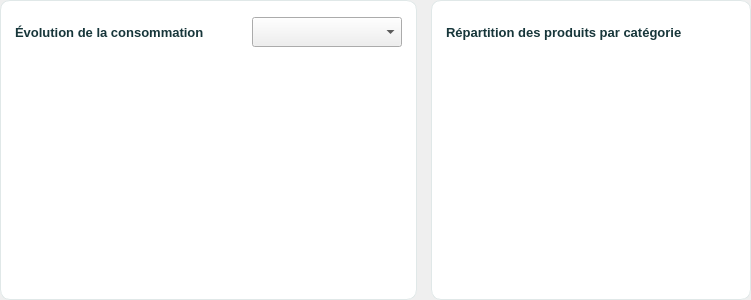
                <widget class="QWidget" name="ligneStatsStock">
                 <layout class="QHBoxLayout" name="layout_ligneStats" stretch="3,2">
                  <property name="spacing">
                   <number>14</number>
                  </property>
                  <property name="leftMargin">
                   <number>0</number>
                  </property>
                  <property name="topMargin">
                   <number>0</number>
                  </property>
                  <property name="rightMargin">
                   <number>0</number>
                  </property>
                  <property name="bottomMargin">
                   <number>0</number>
                  </property>
                  <item>
                   <widget class="QFrame" name="frameGraphiqueStock">
                    <property name="minimumSize">
                     <size>
                      <width>400</width>
                      <height>300</height>
                     </size>
                    </property>
                    <property name="maximumSize">
                     <size>
                      <width>16777215</width>
                      <height>300</height>
                     </size>
                    </property>
                    <property name="styleSheet">
                     <string>.QFrame { background-color:white; border:1px solid #E0E8E8; border-radius:10px; }</string>
                    </property>
                    <layout class="QVBoxLayout" name="layoutGraphique">
                     <property name="spacing">
                      <number>6</number>
                     </property>
                     <property name="leftMargin">
                      <number>14</number>
                     </property>
                     <property name="topMargin">
                      <number>10</number>
                     </property>
                     <property name="rightMargin">
                      <number>14</number>
                     </property>
                     <property name="bottomMargin">
                      <number>10</number>
                     </property>
                     <item>
                      <widget class="QWidget" name="enteteGraphiqueStock">
                       <layout class="QHBoxLayout" name="layout_enteteGraphique">
                        <property name="spacing">
                         <number>8</number>
                        </property>
                        <property name="leftMargin">
                         <number>0</number>
                        </property>
                        <property name="topMargin">
                         <number>0</number>
                        </property>
                        <property name="rightMargin">
                         <number>0</number>
                        </property>
                        <property name="bottomMargin">
                         <number>0</number>
                        </property>
                        <item>
                         <widget class="QLabel" name="lblGraphTitreStock">
                          <property name="styleSheet">
                           <string>color:#17363A; font-size:13px; font-weight:bold;</string>
                          </property>
                          <property name="text">
                           <string>Évolution de la consommation</string>
                          </property>
                         </widget>
                        </item>
                        <item>
                         <spacer name="espaceGraphique">
                          <property name="orientation">
                           <enum>Qt::Horizontal</enum>
                          </property>
                          <property name="sizeHint" stdset="0">
                           <size>
                            <width>40</width>
                            <height>20</height>
                           </size>
                          </property>
                         </spacer>
                        </item>
                        <item>
                         <widget class="QComboBox" name="cmbPeriodeStock">
                          <property name="minimumSize">
                           <size>
                            <width>150</width>
                            <height>30</height>
                           </size>
                          </property>
                          <property name="maximumSize">
                           <size>
                            <width>150</width>
                            <height>30</height>
                           </size>
                          </property>
                          <property name="cursor">
                           <cursorShape>PointingHandCursor</cursorShape>
                          </property>
                          <property name="styleSheet">
                           <string>font-size:11px;</string>
                          </property>
                         </widget>
                        </item>
                       </layout>
                      </widget>
                     </item>
                     <item>
                      <widget class="QWidget" name="widgetGraphiqueStock">
                       <property name="minimumSize">
                        <size>
                         <width>0</width>
                         <height>230</height>
                        </size>
                       </property>
                      </widget>
                     </item>
                    </layout>
                   </widget>
                  </item>
                  <item>
                   <widget class="QFrame" name="frameStat1Stock">
                    <property name="minimumSize">
                     <size>
                      <width>320</width>
                      <height>300</height>
                     </size>
                    </property>
                    <property name="maximumSize">
                     <size>
                      <width>16777215</width>
                      <height>300</height>
                     </size>
                    </property>
                    <property name="styleSheet">
                     <string>.QFrame { background-color:white; border:1px solid #E0E8E8; border-radius:10px; }</string>
                    </property>
                    <layout class="QVBoxLayout" name="layout_frameStat1">
                     <property name="spacing">
                      <number>6</number>
                     </property>
                     <property name="leftMargin">
                      <number>14</number>
                     </property>
                     <property name="topMargin">
                      <number>10</number>
                     </property>
                     <property name="rightMargin">
                      <number>14</number>
                     </property>
                     <property name="bottomMargin">
                      <number>10</number>
                     </property>
                     <item>
                      <widget class="QLabel" name="frameStat1TitreStock">
                       <property name="minimumSize">
                        <size>
                         <width>0</width>
                         <height>30</height>
                        </size>
                       </property>
                       <property name="styleSheet">
                        <string>color:#17363A; font-size:13px; font-weight:bold;</string>
                       </property>
                       <property name="text">
                        <string>Répartition des produits par catégorie</string>
                       </property>
                      </widget>
                     </item>
                     <item>
                      <widget class="QWidget" name="widgetCamembertStock">
                       <property name="minimumSize">
                        <size>
                         <width>0</width>
                         <height>230</height>
                        </size>
                       </property>
                      </widget>
                     </item>
                    </layout>
                   </widget>
                  </item>
                 </layout>
                </widget>
